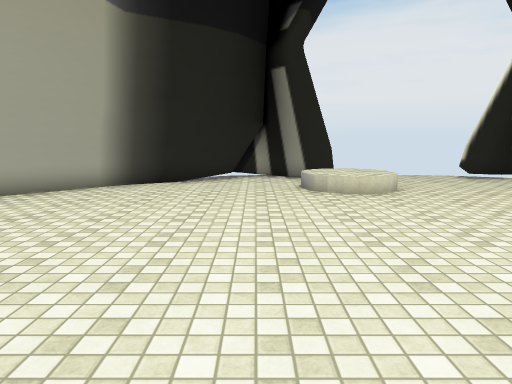
View 1 (above)

15 first-person views from a walk through a scene from a Unity 3-D project. The camera is 1.5 m above the floor, tilts 8° down and sees 70° across. The floor is counted in squares, 1 m on a side. Each view is taken from the middle of a square. On the plan, view 1 faces up. The plan holds only what a view shows up to about 16 squares ahead; the rest is blank. The player is left out. Some surface patterns are stand-ins.

View 2
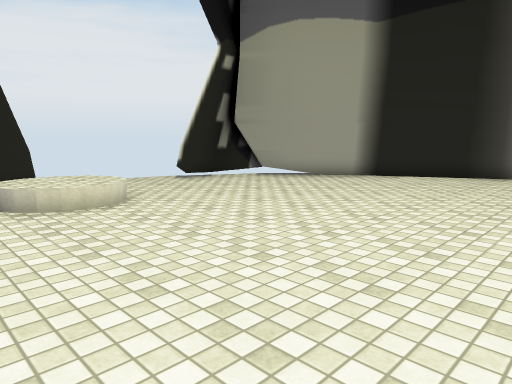

View 3
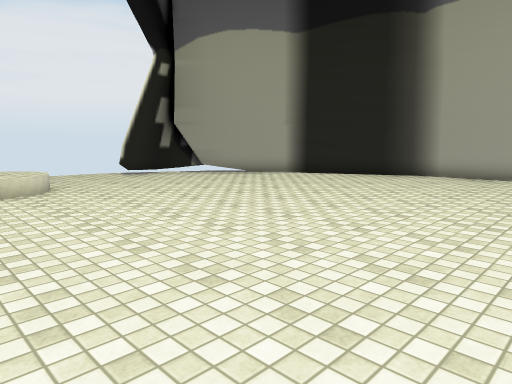

View 4
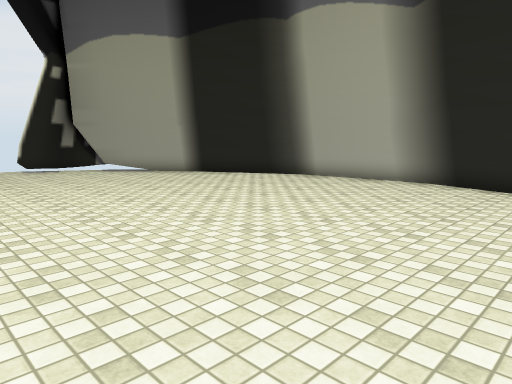

View 5
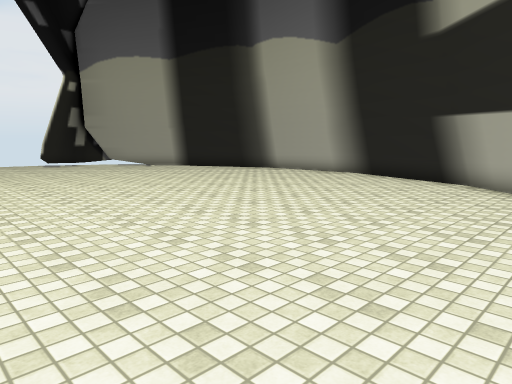

View 6
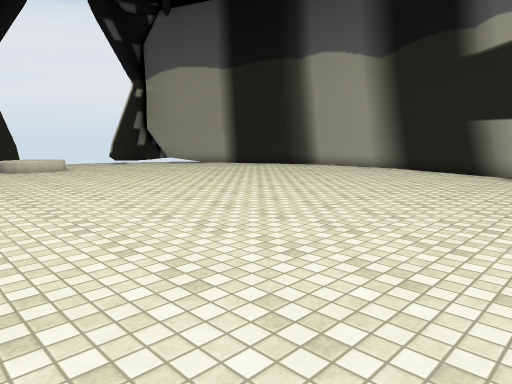

View 7
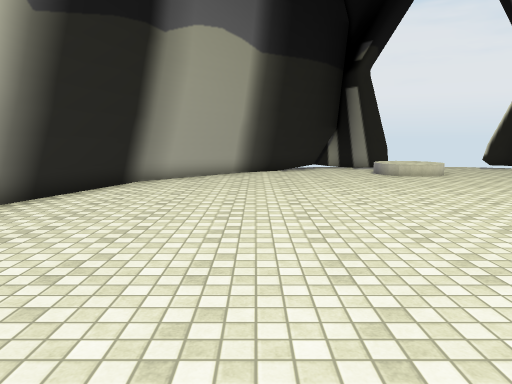

View 8
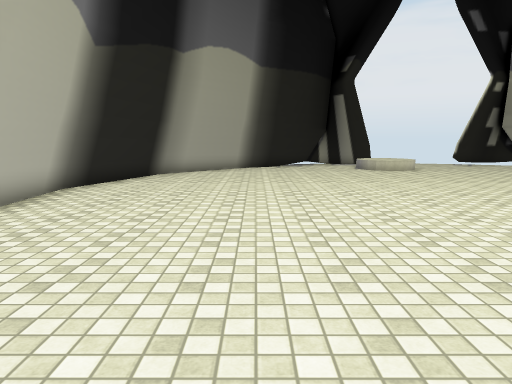

View 9
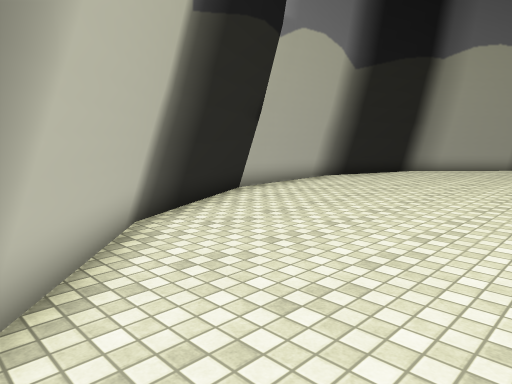

View 10
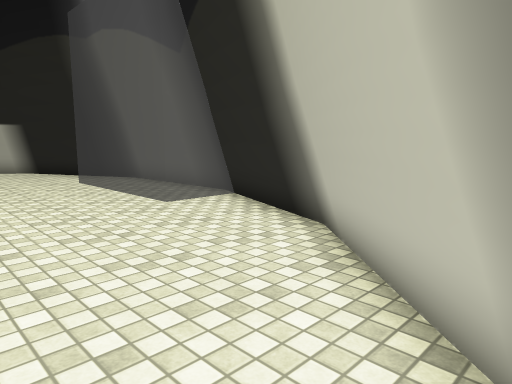

View 11
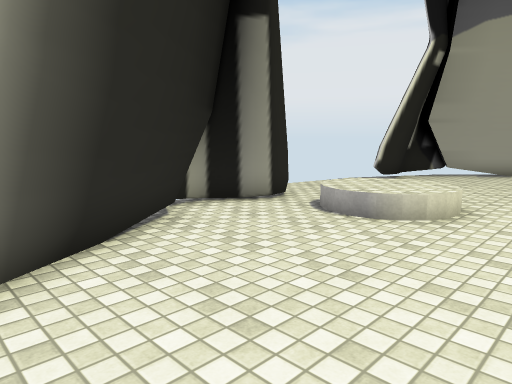

View 12
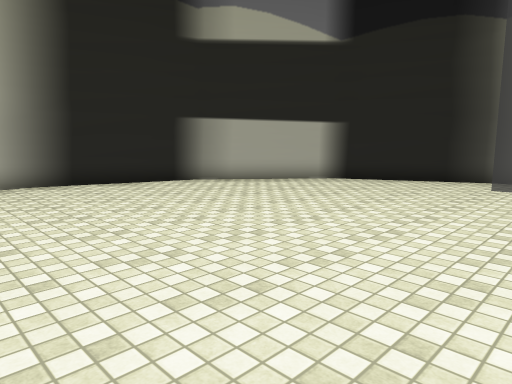

View 13
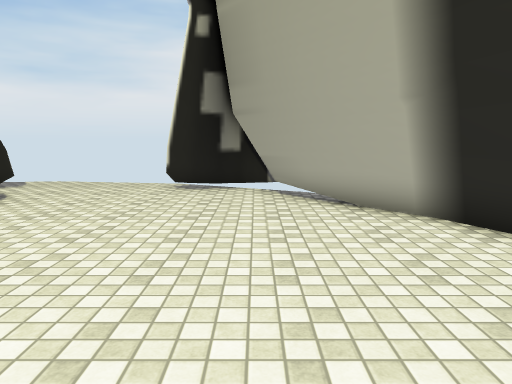

View 14
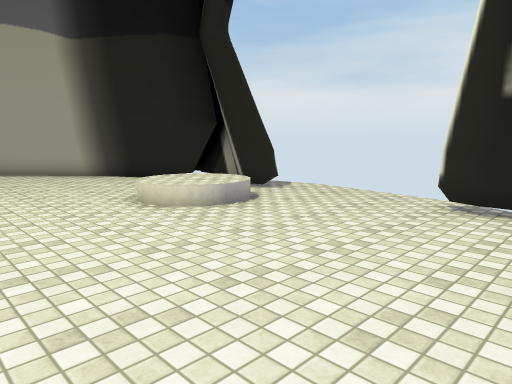

View 15
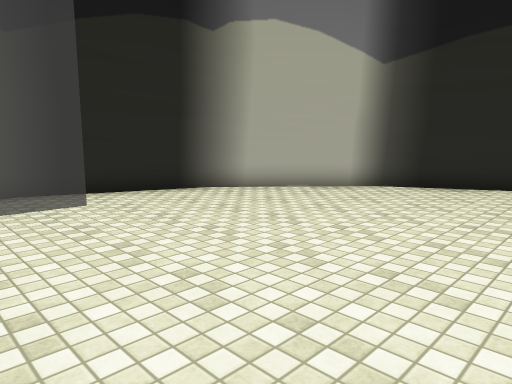

### Floor plan
Points are (right, up) in squares from view 1. A wall is a line through its corners. A room is listed if a view was taken in it or the views show most of it. See-through windows are left out.
Room 1 (views 1, 2, 3, 4, 5, 6, 7, 8, 9, 10, 11, 12, 13, 14, 15)
walls: (2.8, 14.4) (1.7, 14.2) (1.4, 14.5); (14.2, 9.6) (10.8, 13.5); (3.2, 14.9) (2, 14.1) (1, 14.8); (1.2, 14.7) (0.5, 15.3) (-0.1, 15.3); (-4.4, 12) (-8, 8.1) (-9.6, 3.2); (-4.5, 12.2) (-8.1, 8.4); (0, 14.7) (-4.4, 11.9); (15.2, -5.2) (16.8, -0.2) (16.5, 5.1) (14.1, 9.8); (-9.5, 3.3) (-9.2, -2) (-6.9, -6.6) (-3.1, -10) (1.2, -11.5); (11.3, 13.5) (10.9, 14); (-9.7, 3.4) (-9.4, -2) (-7, -6.8); (11.4, 13.7) (10.9, 14.3); (7, -11.6) (11.9, -9.2) (15.3, -5.1); (0.1, 15.4) (-1, 15); (11.2, 14.1) (10.6, 14.4) (9.2, 14) (8.7, 14.1) (8, 14.6)
low walls: (1.8, 14.5) (1.2, 14.8); (14.4, 9.8) (11.3, 13.2); (1.3, 14.8) (0.6, 15.4); (14.5, 10) (12.5, 12.2); (-0.7, 14.6) (-4.6, 12.1); (-8.1, 8.4) (-9.8, 3.3); (-9.9, 3.4) (-9.6, -1.6); (7.6, -11.5) (11.9, -9.4) (15.4, -5.2) (17.1, -0.3) (16.7, 5.2) (14.3, 9.9); (12.1, -9.4) (15.6, -5.3) (17.3, -0.1) (17, 5.1); (11.9, 13.6) (11.4, 13.9); (10.3, 14.6) (9, 14.2) (8.4, 14.4); (-5.4, -8.5) (-4.2, -9.5); (-7.2, -6.6) (-3.2, -10.2) (0.5, -11.5); (-9.5, -2.2) (-7.2, -6.9); (-6.8, -7.3) (-5.5, -8.4); (-3.1, -10.5) (-0.1, -11.5)

Where each view was taken, in squares from view 1:
view 1: 0 up, 0 right, facing up
view 2: 2 up, 0 right, facing up-right
view 3: 1 down, 1 right, facing up-right
view 4: 5 down, 4 right, facing up-right
view 5: 9 down, 2 right, facing up-right
view 6: 9 down, 2 left, facing up-right
view 7: 5 down, 4 left, facing up
view 8: 8 down, 4 left, facing up
view 9: 10 down, 1 left, facing up-left
view 10: 5 down, 7 left, facing down-right
view 11: 8 up, 5 left, facing up-right
view 12: 3 up, 4 right, facing down-right
view 13: 3 up, 11 right, facing up
view 14: 6 up, 11 right, facing up-left
view 15: 1 down, 4 right, facing down-left
